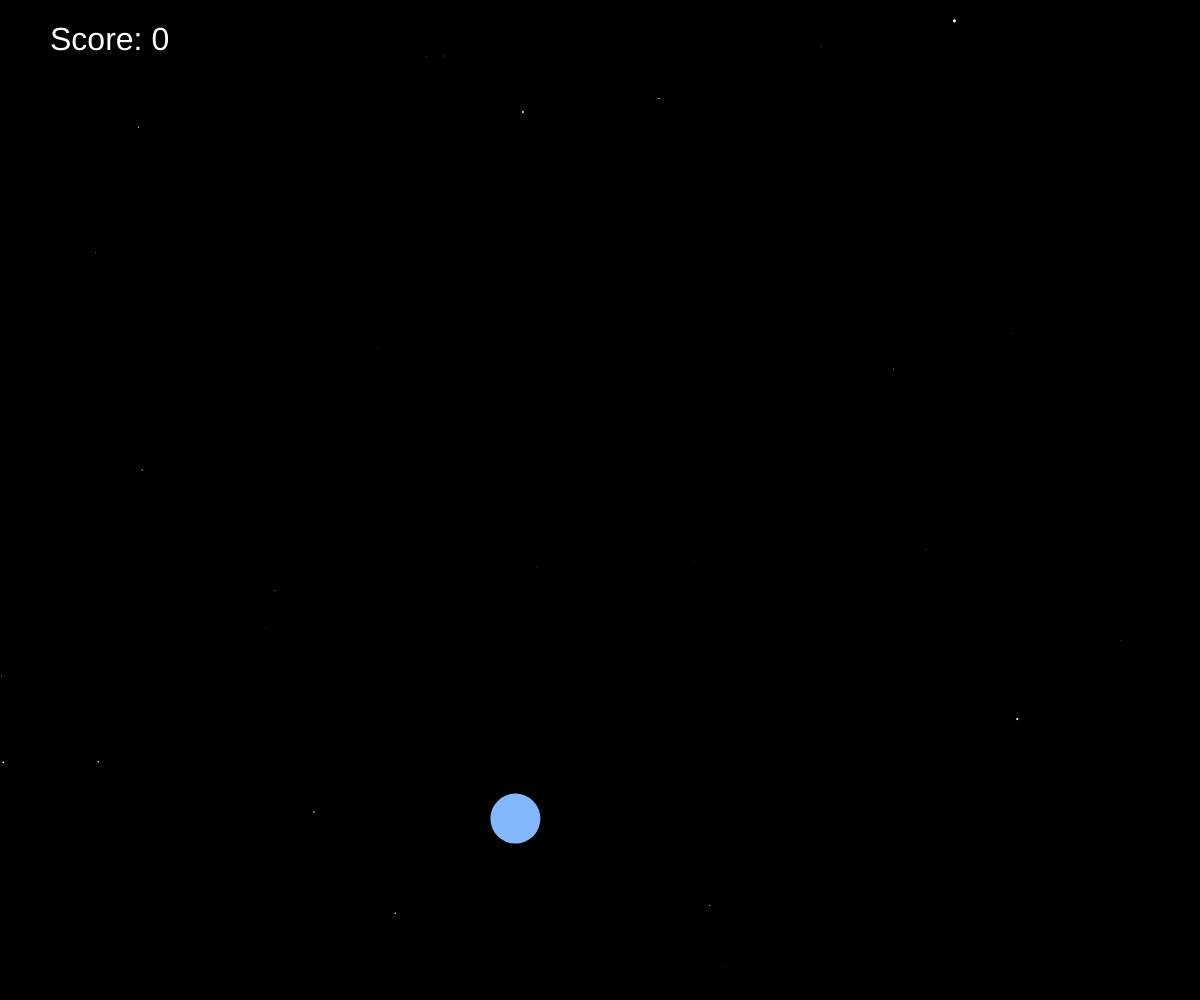
Frame 1 (no input)
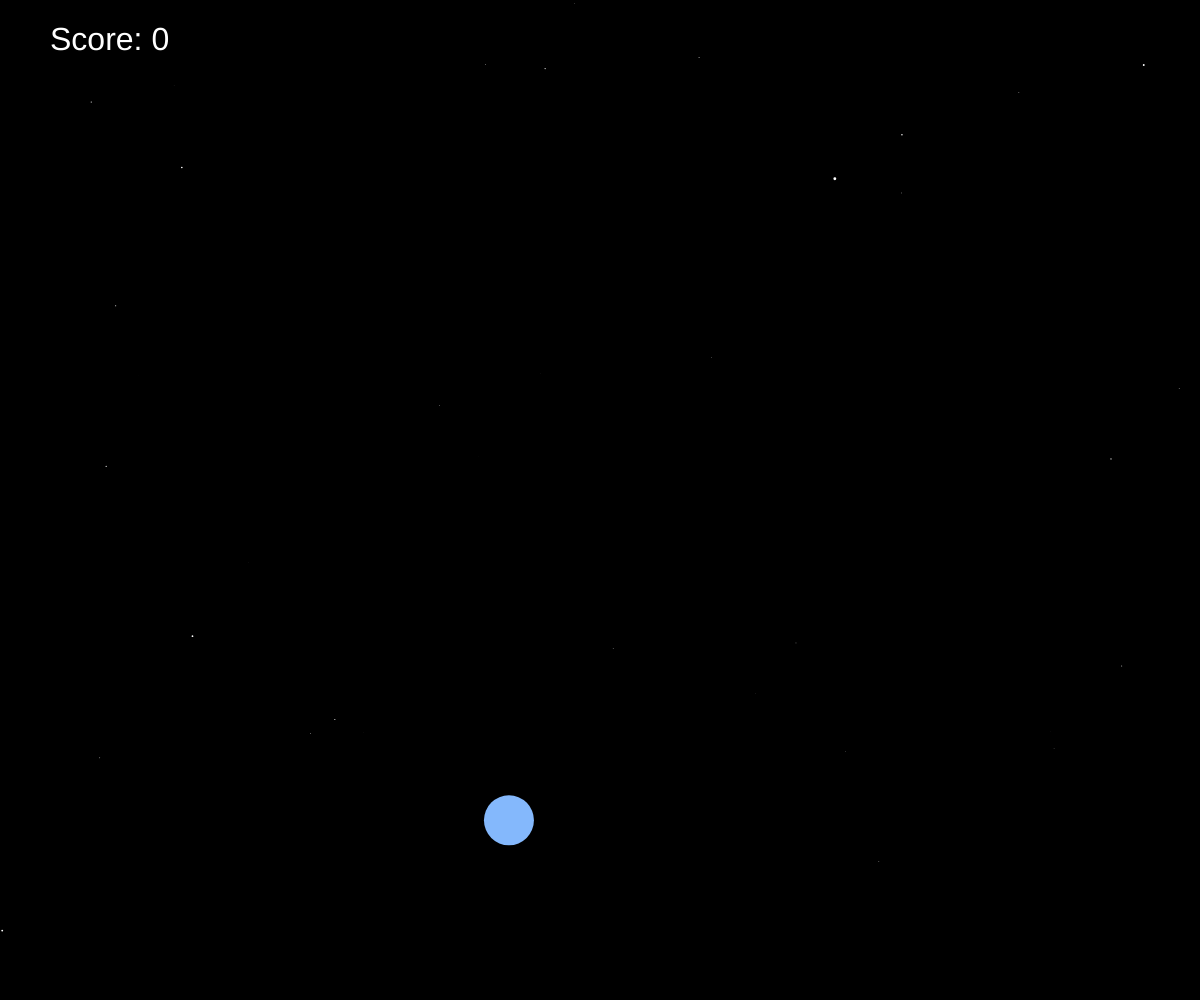
Frame 60 (no input)
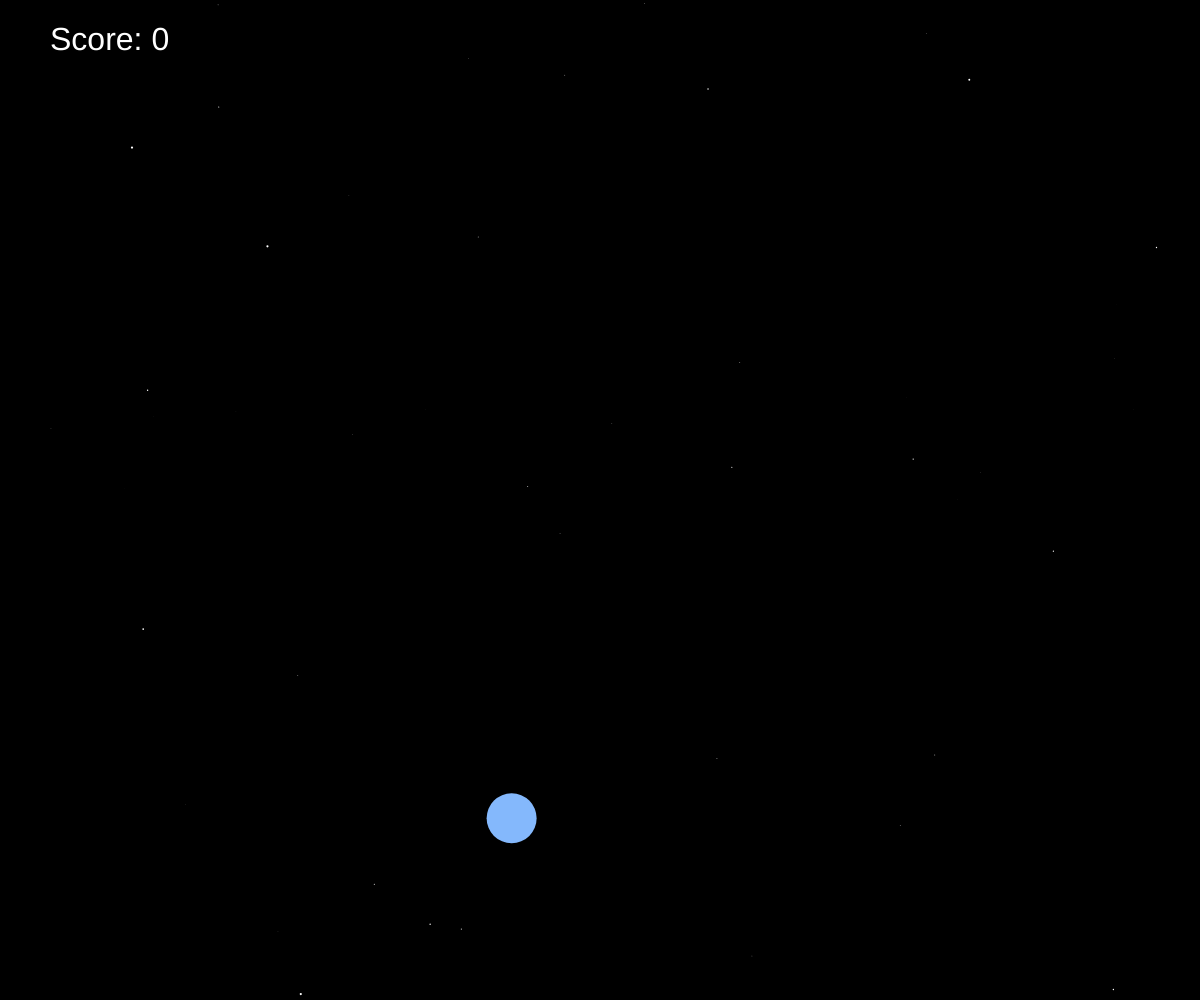
Frame 120 (the mouse pressed at the canvas centre since frame 60)

The p5.js sketch that drew these frames (run headless with seeded random() and noise() and a simulated clock; from frame 60 on, the mouse is pressed at the canvas centre):

// p5.js sketch
// ── sketch.js
let stars = [];
let circle;
let score = 0;
let speed = 1;

function setup() {
  createCanvas(windowWidth, windowHeight);
  for (let i = 0; i < 500; i++) {
    stars.push(new Star());
  }
  circle = new Circle(random(width), random(height), 50);
}

function draw() {
  background(0);
  for (let i = 0; i < stars.length; i++) {
    stars[i].update();
    stars[i].show();
  }
  circle.update();
  circle.show();
  textSize(32);
  fill(255);
  text(`Score: ${score}`, 50, 50);
}

function mousePressed() {
  if (dist(mouseX, mouseY, circle.x, circle.y) < circle.size / 2) {
    circle.clicked();
    score++;
    speed++;
  }
}

class Circle {
  constructor(x, y, size) {
    this.x = x;
    this.y = y;
    this.size = size;
    this.color = color(random(255), random(255), random(255));
  }

  update() {
    this.x += random(-speed, speed);
    this.y += random(-speed, speed);
    if (this.x < 0) {
      this.x = width;
    }
    if (this.x > width) {
      this.x = 0;
    }
    if (this.y < 0) {
      this.y = height;
    }
    if (this.y > height) {
      this.y = 0;
    }
  }

  show() {
    noStroke();
    fill(this.color);
    ellipse(this.x, this.y, this.size, this.size);
  }

  clicked() {
    this.reset();
    speed++;
  }

  reset() {
    this.x = random(width);
    this.y = random(height);
    this.size = random(30, 100);
    this.color = color(random(255), random(255), random(255));
  }
}

class Star {
  constructor() {
    this.x = random(-width, width);
    this.y = random(-height, height);
    this.z = random(width);
    this.size = random(1, 5);
    this.speed = map(this.size, 1, 5, 1, 5);
  }

  update() {
    this.z -= this.speed;
    if (this.z < 1) {
      this.z = width;
    }
  }

  show() {
    fill(255);
    noStroke();
    let sx = map(this.x / this.z, 0, 1, 0, width);
    let sy = map(this.y / this.z, 0, 1, 0, height);
    let r = map(this.z, 0, width, this.size, 0);
    ellipse(sx, sy, r, r);
  }
}
